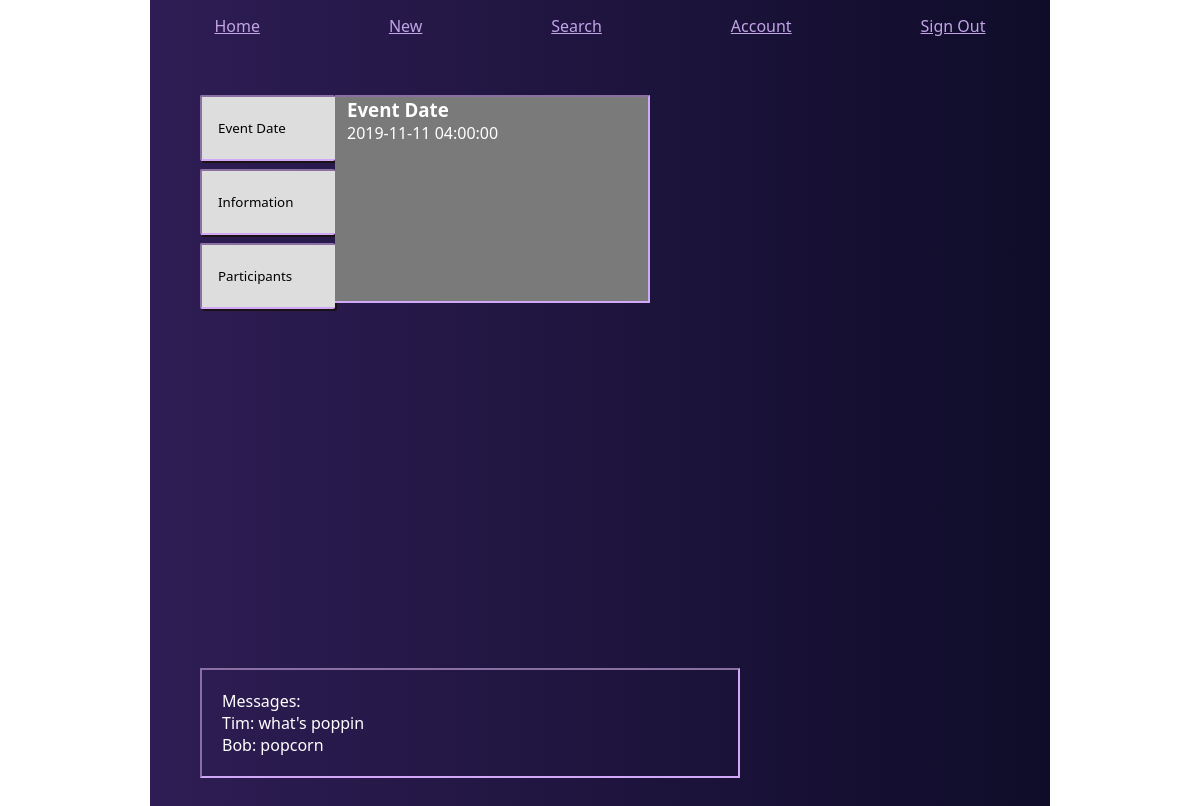
Page /event_details/1 on the earlier database version.
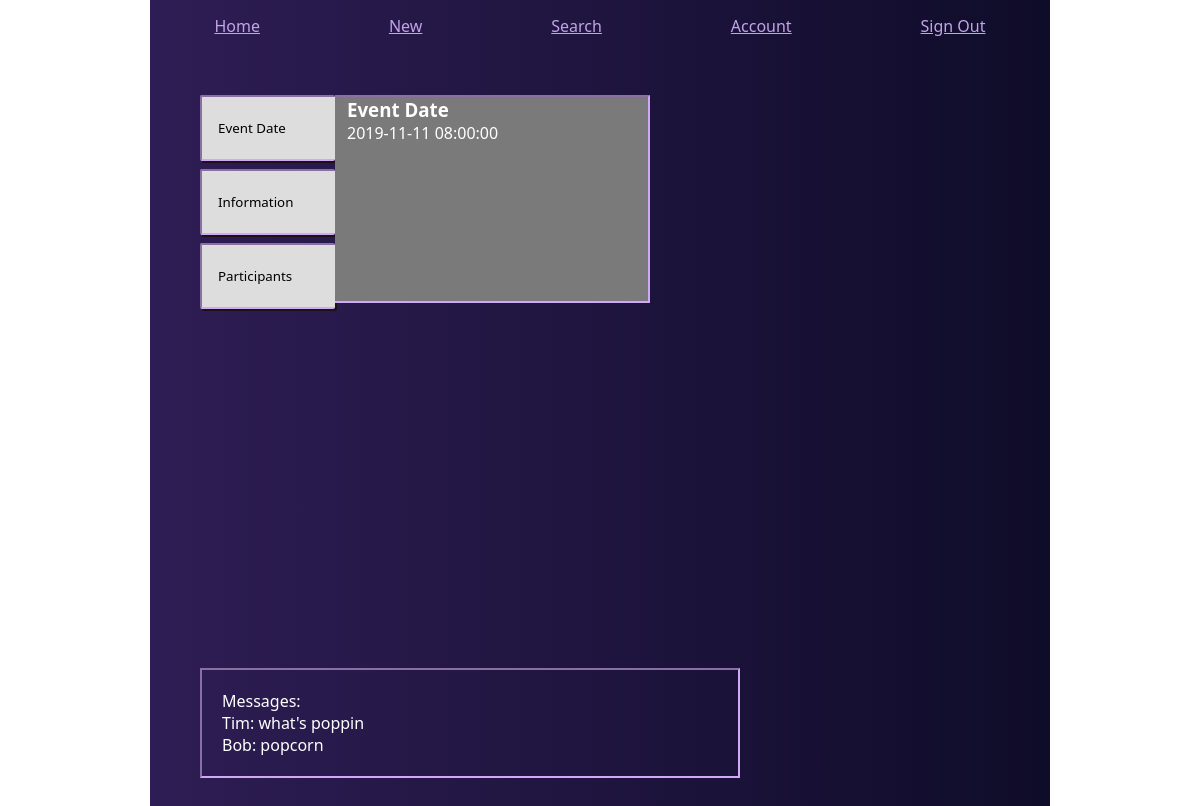
Same page on the later database version.
### models.py (models this page shows)
class Event(db.Model):
    id = db.Column(db.Integer, primary_key=True)
    event_name = db.Column(db.String(55))
    time = db.Column(db.DateTime)
    location = db.Column(db.String(100))
    users_attending_event = db.relationship("User", secondary=users_and_events)
    created_at = db.Column(db.DateTime, server_default=func.now())
    updated_at = db.Column(db.DateTime, server_default=func.now(), onupdate=func.now())

### controller_functions.py (the view)
def event_details(event_id):
    details = Event.query.get(event_id)
    return render_template("event_details.html", information=details)

### templates/event_details.html (shortened to what this page needs)
<!DOCTYPE html>
<html lang="en">
<head>
    <link rel="stylesheet" type="text/css" href="../static/css/style.css">
</head>
<body onload="hideContent();">
    <div class="standard_head">
        <a href="/dashboard">Home</a>
        <a href="">New</a>
        <a href="/search">Search</a>
        <a href="/user_info">Account</a>
        <a href="/logout">Sign Out</a>
    </div>
    <div class="event_details_container">
        <div class="tab">
            <button class="tablinks" onclick="openContent(event, 'event_date')">Event Date</button>
            <button class="tablinks" onclick="openContent(event, 'important_info')">Information</button>
            <button class="tablinks" onclick="openContent(event, 'participants')">Participants</button>
        </div>
        <div id="event_date"class="tabcontent">
            <h3>Event Date</h3>
            <p>{{information.time}}</p>
        </div>
        <iframe src="https://www.google.com/maps/embed?pb=!1m18!1m12!1m3!1d3331.1050568662254!2d-111.76477428440275!3d33.394423259554245!2m3!1f0!2f0!3f0!3m2!1i1024!2i768!4f13.1!3m3!1m2!1s0x872ba8caa152c97b%3A0x2a846d3d55f98576!2sCountryside%20Park!5e0!3m2!1sen!2sus!4v1573097640932!5m2!1sen!2sus" width="400" height="300" frameborder="0" style="border:0;" allowfullscreen="">
        </iframe>
        <div id="message_board">
            <p>Messages:</p>
            <p>Tim: what's poppin</p>
            <p>Bob: popcorn</p>
        </div>
    </div>
</html>

Differences in the rows shown:
changed Event: time "2019-11-11 04:00:00" → "2019-11-11 08:00:00"
